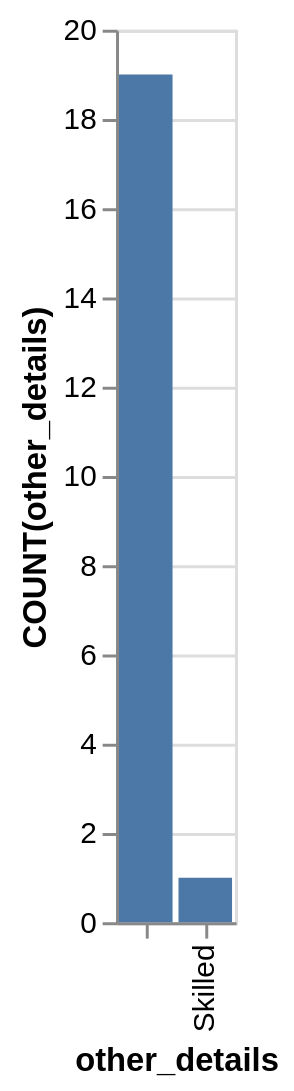

Write a Vega-Lite specification for this figure.
### Vega-Lite specification from a JSON file in a GitHub repository (floating-point values rounded to 4 significant figures)
{"data": {"values": [{"x_data": "", "y_data": 19}, {"x_data": "Skilled", "y_data": 1}]}, "mark": "bar", "encoding": {"x": {"field": "x_data", "type": "nominal", "title": "other_details", "sort": "ascending"}, "y": {"field": "y_data", "type": "quantitative", "title": "COUNT(other_details)"}}}
